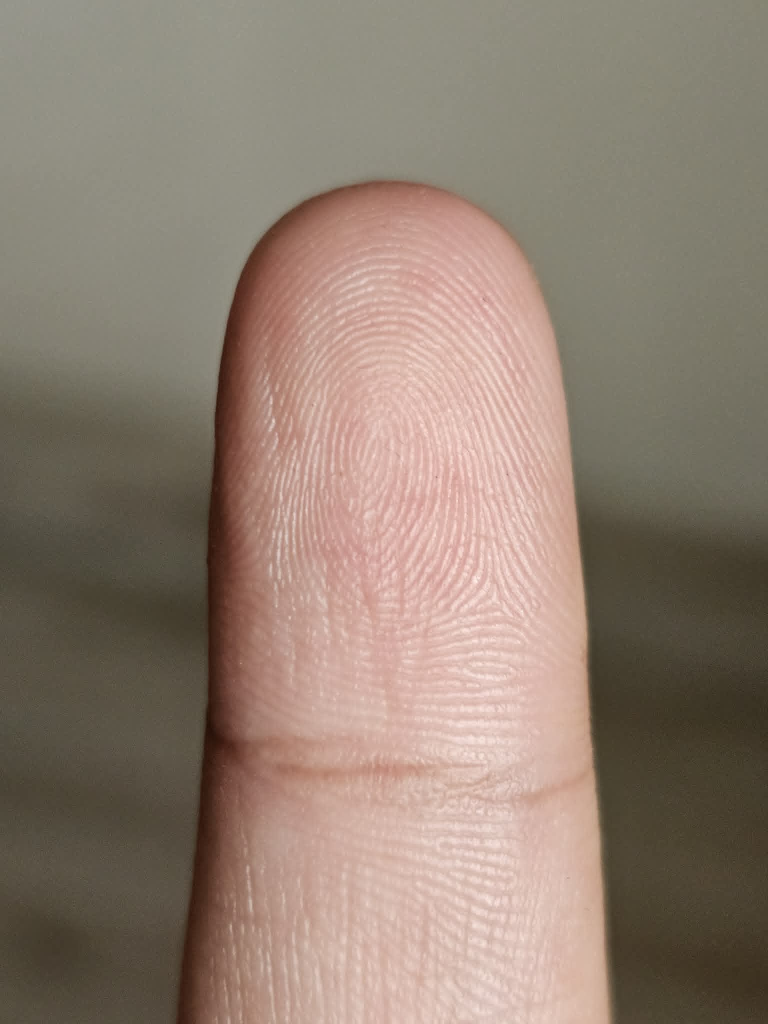
#> input picture amit_right_ind1.jpg, 1536 x 2048 px, given in place of front_pose_normalized.png, which was not available (shown at 1/2 size)
$ python unwarp.py --reconstruction-dir .. --output-dir out   (older library calls are emulated)
#> lines starting #> are read from the running program, lines starting #| are printed output that depends on the picture; pictures that were not available may be replaced by others from this repository, and a replacement may not be noted
#!/usr/bin/env python
"""Algorithm-1 side-view ground-truth depth rendering and unwrapping.

This script is intended to replace the current diagnostic-side-unwrap path that
builds an unwrap directly from stitched/monotonic side-surface curves.

Correct data flow implemented here:

    front/left/right pose-normalized masks
      -> Algorithm-1 row-wise canonical 3D ellipse surface
      -> fixed orthographic camera projection for front/left/right views
      -> z-buffer visibility to create per-view dense depth maps
      -> extrapolated/smoothed depth field inside the observed mask
      -> smoothed/extrapolated depth gradients
      -> canonical-surface-chart unwrapping using Algorithm-1 canonical coordinates

This version keeps depth reconstruction and unwarping separated. The reconstruction
stage outputs a continuous smoothed depth field and gx/gy gradients. It also
computes an occlusion-safe support mask from the canonical Algorithm-1 geometry.
The unwarper does not use side-image x/y as the chart. Instead it uses the
canonical Algorithm-1 surface coordinates (canonical_x, canonical_z, source_y_front)
to build a stable row-wise arc-length chart of the visible surface.

Expected reconstruction_dir layout:

    reconstruction_dir/debug_views/front_pose_normalized.png
    reconstruction_dir/debug_views/front_pose_mask.png
    reconstruction_dir/debug_views/left_pose_normalized.png
    reconstruction_dir/debug_views/left_pose_mask.png
    reconstruction_dir/debug_views/right_pose_normalized.png
    reconstruction_dir/debug_views/right_pose_mask.png

Example:

    python algorithm1_side_depth_unwrap_fixed_v4.py \
      --reconstruction-dir ground_truth_smoke_dense_fixed_limit6/reconstructions/s01_f01_a01 \
      --output-dir tmp/algorithm1_side_depth_unwrap_fixed_v4/s01_f01_a01
"""

from __future__ import annotations

import argparse
import json
import math
from dataclasses import dataclass
from pathlib import Path
from typing import Any

import cv2
import numpy as np

SQRT2 = math.sqrt(2.0)
DEFAULT_VIEW_ANGLES_DEG = {
    "front": 0.0,
    # If your scanner convention is reversed, swap these two signs via CLI.
    "left": -45.0,
    "right": 45.0,
}


@dataclass(frozen=True)
class RowStats:
    left: np.ndarray
    right: np.ndarray
    center: np.ndarray
    width: np.ndarray
    valid_rows: np.ndarray


@dataclass(frozen=True)
class ViewData:
    role: str
    image: np.ndarray
    mask: np.ndarray
    stats: RowStats


@dataclass(frozen=True)
class RowSurfaceParams:
    y_front: int
    y_left: int
    y_right: int
    a: float
    b: float
    cz: float


def _read_gray(path: Path) -> np.ndarray:
    image = cv2.imread(str(path), cv2.IMREAD_GRAYSCALE)
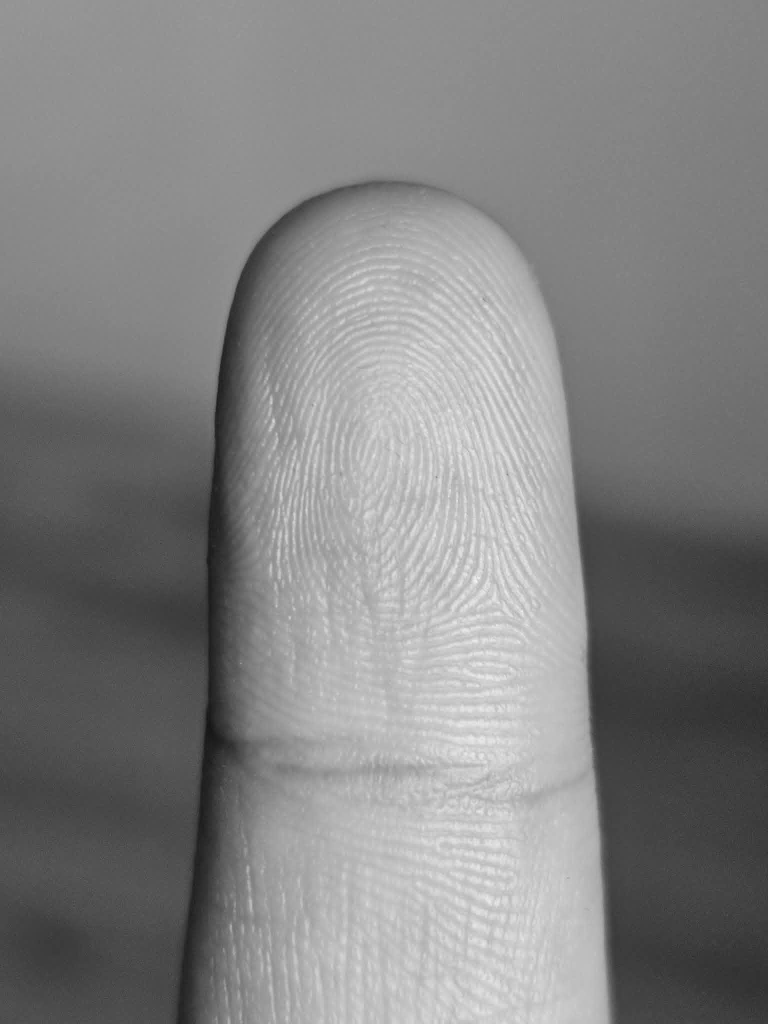
#> image: shape (2048, 1536) (shown at 1/2 size); min 18, max 250, mean 130.9
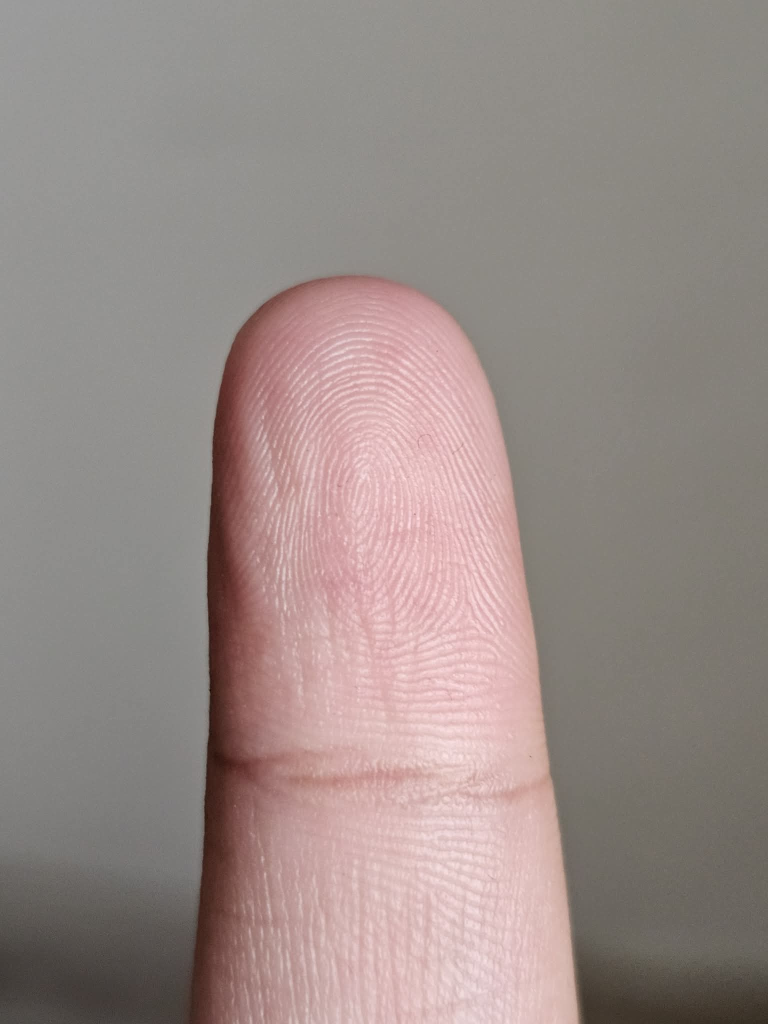
#> input picture amit_right_ind2.jpg, 1536 x 2048 px, given in place of front_pose_mask.png, which was not available (shown at 1/2 size)
#> in _read_gray (call 2), `image = cv2.imread(str(path), cv2.IMREAD_GRAYSCALE)`:
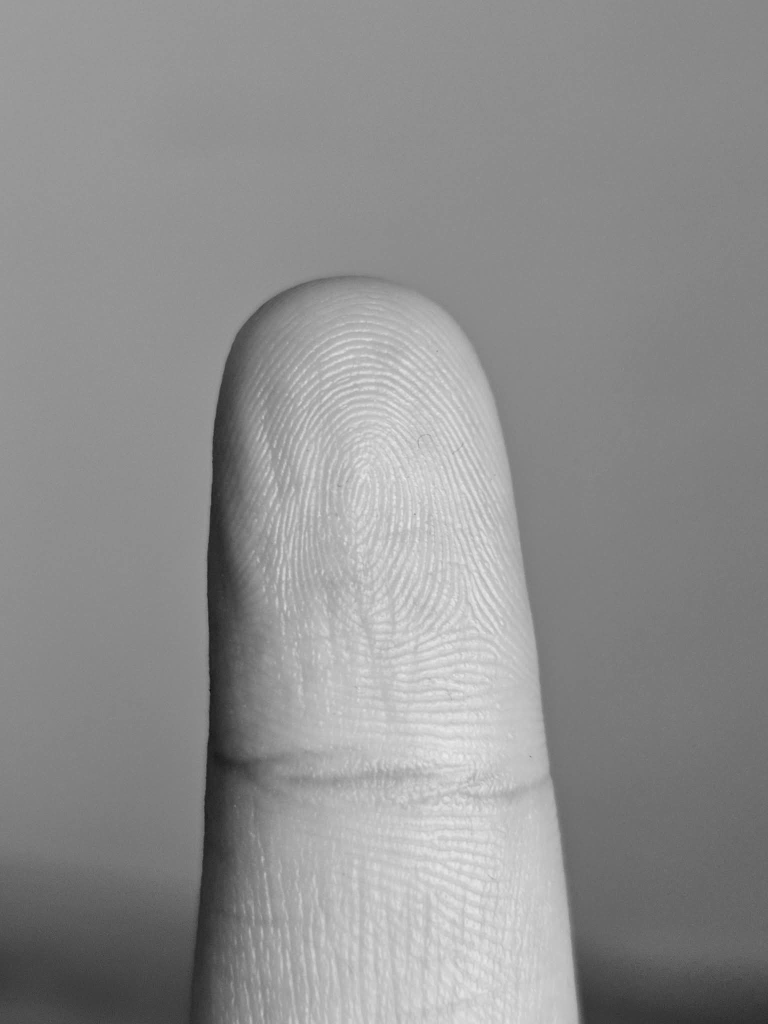
#> image: shape (2048, 1536) (shown at 1/2 size); min 9, max 239, mean 143.1
#> in _load_views, `mask = np.where(mask > 0, 255, 0).astype(np.uint8)`: mask: shape (2048, 1536); every value is 255
    if image is None:
        raise FileNotFoundError(f"Could not read image: {path}")
    return image


def _write_gray(path: Path, image: np.ndarray) -> None:
    path.parent.mkdir(parents=True, exist_ok=True)
    cv2.imwrite(str(path), np.clip(image, 0, 255).astype(np.uint8))


def _row_stats(mask_u8: np.ndarray) -> RowStats:
    mask = mask_u8 > 0
#> mask: shape (2048, 1536) bool; every value is 1
    h = mask.shape[0]
#> h = 2048
    left = np.full(h, np.nan, dtype=np.float32)
    right = np.full(h, np.nan, dtype=np.float32)
    center = np.full(h, np.nan, dtype=np.float32)
    width = np.zeros(h, dtype=np.float32)
#> width = 2048 values from 0 to 0
    valid: list[int] = []
    for y in range(h):
        xs = np.flatnonzero(mask[y])
        if xs.size == 0:
            continue
        x0 = int(xs[0])
        x1 = int(xs[-1])
        left[y] = float(x0)
        right[y] = float(x1)
        center[y] = 0.5 * float(x0 + x1)
        width[y] = float(x1 - x0 + 1)
        valid.append(y)
#> after the loop, center = 2048 values from 767.5 to 767.5; left = 2048 values from 0 to 0; right = 2048 values from 1535 to 1535; valid = 2048 values from 0 to 2047; width = 2048 values from 1536 to 1536
    return RowStats(left, right, center, width, np.asarray(valid, dtype=np.int32))


def _load_views(reconstruction_dir: Path) -> dict[str, ViewData]:
    debug_dir = reconstruction_dir / "debug_views"
    views: dict[str, ViewData] = {}
    for role in ("front", "left", "right"):
        image = _read_gray(debug_dir / f"{role}_pose_normalized.png")
        mask = _read_gray(debug_dir / f"{role}_pose_mask.png")
        mask = np.where(mask > 0, 255, 0).astype(np.uint8)
        views[role] = ViewData(role=role, image=image, mask=mask, stats=_row_stats(mask))
    return views


# [1021 lines left out: functions _map_row, _finite_stats, _algorithm1_row_params, _surface_samples_for_row, _rotate_xz_to_view, _target_row_for_view and 13 more, not called in this run]


def reconstruct_algorithm1_depth_and_gradients(
    reconstruction_dir: Path,
    output_dir: Path | None = None,
    left_angle: float = DEFAULT_VIEW_ANGLES_DEG['left'],
    right_angle: float = DEFAULT_VIEW_ANGLES_DEG['right'],
    samples_per_pixel: float = 2.0,
    smooth_depth: bool = True,
) -> dict[str, Any]:
    """Run only the Algorithm-1-style depth reconstruction stage.

    Inputs are front/left/right pose-normalized images and masks under
    reconstruction_dir/debug_views. Outputs are per-view depth maps, support
    masks, and gradients gx/gy. No unwarping is performed here.
    """
    reconstruction_dir = reconstruction_dir.resolve()
    views = _load_views(reconstruction_dir)
    angles = {'front': 0.0, 'left': float(left_angle), 'right': float(right_angle)}
    rendered: dict[str, dict[str, Any]] = {}
    report: dict[str, Any] = {
        'input_reconstruction_dir': str(reconstruction_dir),
        'stage': 'depth_reconstruction_only',
        'method': 'Algorithm 1 row-wise ellipse surface, fixed-view projection, continuous depth extrapolation, occlusion-safe gradient seeding, smoothed/extrapolated depth gradients',
        'view_angles_deg': angles,
        'samples_per_pixel': float(samples_per_pixel),
        'roles': {},
    }

    for role in ('front', 'left', 'right'):
        rendered[role] = _render_view_depth(
            views,
            role=role,
            angle_deg=angles[role],
            samples_per_pixel=samples_per_pixel,
            smooth_depth=smooth_depth,
        )
        rendered_report = dict(rendered[role]['report'])
        rendered_report['support_vs_observed'] = _mask_iou(rendered[role]['support'], views[role].mask > 0)
        report['roles'][role] = {'rendered_depth': rendered_report}

        if output_dir is not None:
            role_dir = output_dir / role
            role_dir.mkdir(parents=True, exist_ok=True)
            np.save(role_dir / f'{role}_depth.npy', rendered[role]['depth'])
            np.save(role_dir / f'{role}_gradient.npy', np.stack([rendered[role]['gx'], rendered[role]['gy']], axis=-1).astype(np.float32))
            np.savez_compressed(
                role_dir / f'{role}_surface_maps.npz',
                depth=rendered[role]['depth'],
                support=rendered[role]['support'],
                gx=rendered[role]['gx'],
                gy=rendered[role]['gy'],
                branch=rendered[role]['branch'],
                canonical_x=rendered[role]['canonical_x'],
                canonical_z=rendered[role]['canonical_z'],
                source_y_front=rendered[role]['source_y_front'],
                row_a=rendered[role]['row_a'],
                row_b=rendered[role]['row_b'],
                row_cz=rendered[role]['row_cz'],
                full_gradient_support=rendered[role].get('full_gradient_support'),
                occlusion_safe_support=rendered[role].get('occlusion_safe_support'),
            )
            _write_gray(role_dir / f'{role}_support_mask.png', rendered[role]['support'] * 255)
            if 'zbuffer_support' in rendered[role]:
                _write_gray(role_dir / f'{role}_zbuffer_support_mask.png', rendered[role]['zbuffer_support'] * 255)
            if 'full_gradient_support' in rendered[role]:
                _write_gray(role_dir / f'{role}_full_gradient_support_mask.png', rendered[role]['full_gradient_support'] * 255)
            if 'occlusion_safe_support' in rendered[role]:
                _write_gray(role_dir / f'{role}_occlusion_safe_support_mask.png', rendered[role]['occlusion_safe_support'] * 255)
            cv2.imwrite(str(role_dir / f'{role}_depth_color.png'), _depth_color(rendered[role]['depth'], rendered[role]['support']))
            _write_gray(role_dir / f'{role}_gradient_x.png', _normalize_for_png(rendered[role]['gx'], rendered[role]['support']))
            _write_gray(role_dir / f'{role}_gradient_y.png', _normalize_for_png(rendered[role]['gy'], rendered[role]['support']))

    return {'views': views, 'rendered': rendered, 'report': report}


# [126 lines left out: functions unwarp_views_from_gradients_algorithm3, _mask_iou, _draw_label, _fit_panel, _write_contact_sheet, not called in this run]


def run(
    reconstruction_dir: Path,
    output_dir: Path,
    left_angle: float,
    right_angle: float,
    samples_per_pixel: float,
    unwarp_output_height: int | None = None,
    unwarp_output_width: int | None = None,
) -> dict[str, Any]:
    """Pipeline wrapper that keeps reconstruction and unwarping separated."""
    output_dir.mkdir(parents=True, exist_ok=True)

    recon_result = reconstruct_algorithm1_depth_and_gradients(
        reconstruction_dir=reconstruction_dir,
        output_dir=output_dir,
        left_angle=left_angle,
        right_angle=right_angle,
        samples_per_pixel=samples_per_pixel,
        smooth_depth=True,
    )

    output_shape = None
    if unwarp_output_height is not None or unwarp_output_width is not None:
        if unwarp_output_height is None or unwarp_output_width is None:
            raise ValueError('Set both --unwarp-output-height and --unwarp-output-width, or neither.')
        output_shape = (int(unwarp_output_height), int(unwarp_output_width))

    unwrap_result = unwarp_views_from_canonical_surface_chart(
        views=recon_result['views'],
        rendered=recon_result['rendered'],
        output_dir=output_dir,
        roles=('left', 'right'),
        output_shape=output_shape,
    )

    front_unwrap_result = unwarp_views_from_gradients_algorithm3(
        views=recon_result['views'],
        rendered=recon_result['rendered'],
        output_dir=output_dir,
        roles=('front',),
        output_shape=output_shape,
    )

    contact_sheet = _write_contact_sheet(
        output_dir,
        recon_result['views'],
        recon_result['rendered'],
        unwrap_result['unwrapped'],
        front_unwrap_result['unwrapped'],
    )
    report = {
        'input_reconstruction_dir': str(reconstruction_dir.resolve()),
        'output_dir': str(output_dir.resolve()),
        'method': 'Algorithm 1 depth/gradient reconstruction plus stitched visible branch midpoint-centered natural-shape unwrapping with front Algorithm-3 output',
        'depth_reconstruction': recon_result['report'],
        'canonical_chart_unwarping': unwrap_result['report'],
        'front_algorithm3_unwarping': front_unwrap_result['report'],
        'contact_sheet': str(contact_sheet.resolve()),
    }
    report_path = output_dir / 'algorithm1_depth_then_stitched_branch_midpoint_unwarp_report.json'
    report_path.write_text(json.dumps(report, indent=2), encoding='utf-8')
    report['report_path'] = str(report_path.resolve())
    return report


def main() -> int:
    parser = argparse.ArgumentParser(description=__doc__)
    parser.add_argument('--reconstruction-dir', type=Path, required=True)
    parser.add_argument('--output-dir', type=Path, required=True)
    parser.add_argument('--left-angle', type=float, default=DEFAULT_VIEW_ANGLES_DEG['left'], help='Left side camera angle in degrees in the canonical x-z frame.')
    parser.add_argument('--right-angle', type=float, default=DEFAULT_VIEW_ANGLES_DEG['right'], help='Right side camera angle in degrees in the canonical x-z frame.')
    parser.add_argument('--samples-per-pixel', type=float, default=2.0, help='Canonical ellipse samples per front-view pixel.')
    parser.add_argument('--unwarp-output-height', type=int, default=None, help='Optional canonical-chart output height. Default: front image height.')
    parser.add_argument('--unwarp-output-width', type=int, default=None, help='Optional canonical-chart output width. Default: derived from canonical row arc lengths.')
    args = parser.parse_args()

    report = run(
        reconstruction_dir=args.reconstruction_dir,
        output_dir=args.output_dir,
        left_angle=args.left_angle,
        right_angle=args.right_angle,
        samples_per_pixel=args.samples_per_pixel,
        unwarp_output_height=args.unwarp_output_height,
        unwarp_output_width=args.unwarp_output_width,
    )
    print(json.dumps({
        'report_path': report['report_path'],
        'contact_sheet': report['contact_sheet'],
        'front_valid_input_pixels': report['front_algorithm3_unwarping']['roles']['front']['valid_input_pixels'],
        'front_filled_output_pixels': report['front_algorithm3_unwarping']['roles']['front']['filled_output_pixels'],
        'front_output_shape_hw': report['front_algorithm3_unwarping']['roles']['front']['output_shape_hw'],
        'left_filled_output_pixels': report['canonical_chart_unwarping']['roles']['left']['filled_output_pixels'],
        'right_filled_output_pixels': report['canonical_chart_unwarping']['roles']['right']['filled_output_pixels'],
        'left_rows_written': report['canonical_chart_unwarping']['roles']['left']['rows_written'],
        'right_rows_written': report['canonical_chart_unwarping']['roles']['right']['rows_written'],
    }, indent=2))
    return 0


if __name__ == '__main__':
#> (the run stopped early here; a loop or call above may not have finished)
